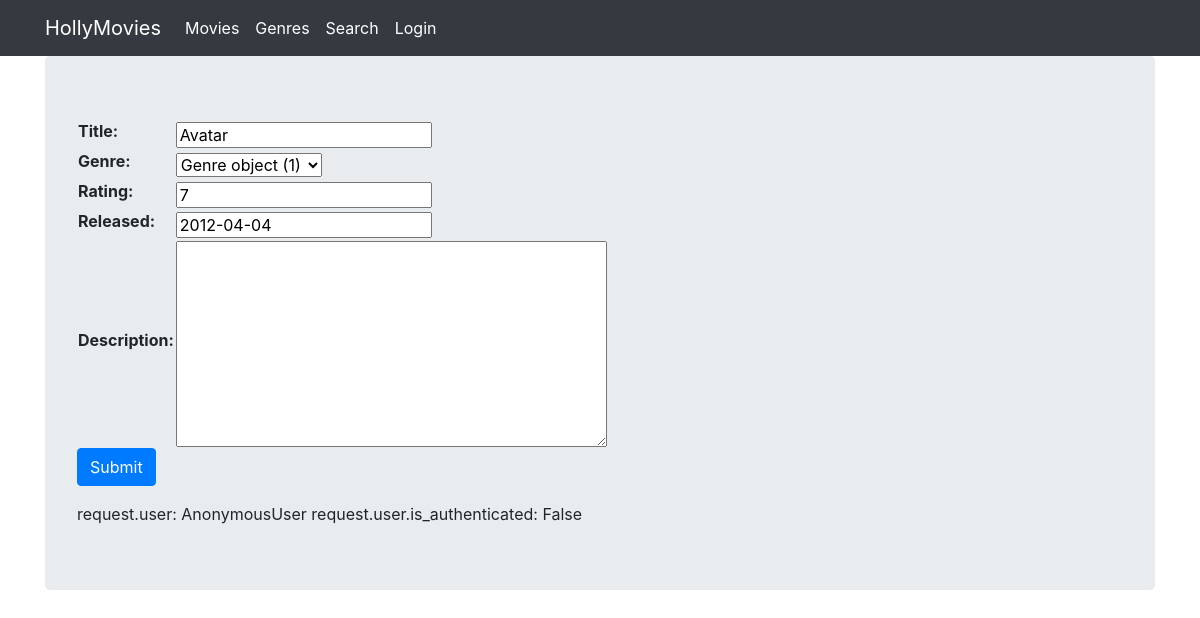
Page /movie/update/1 on the committed database.
### viewer/models.py (models this page shows)
class Movie(Model):
  title = CharField(max_length=128)
  genre = ForeignKey(Genre, on_delete=DO_NOTHING)
  rating = IntegerField()
  released = DateField()
  description = TextField(default="no description")
  created = DateTimeField(auto_now_add=True)

### viewer/views.py (the view, shortened to what this page needs)
# urls.py: path('movie/update/<pk>', MovieUpdateView.as_view(), name='movie_update'),
class MovieUpdateView(UpdateView):
  template_name = 'form.html'
  model = Movie
  form_class = MovieForm
  success_url = reverse_lazy('index')

### viewer/forms.py (shortened to what this page needs)
class MovieForm(ModelForm):
  class Meta:
    model = Movie
    fields = '__all__'

### viewer/templates/form.html (shortened to what this page needs)
{% extends "base.html" %}
{% block content %}
  <form method="post">
    <table>{{ form }}</table>
    <input type="submit" value="Submit" class="btn btn-primary">
  </form>
  request.user: {{ request.user }}
  request.user.is_authenticated: {{request.user.is_authenticated}}
{% endblock %}

### rows in the picture
Movie: title "Avatar", genre "Genre object (1)", rating "7", released "2012-04-04"

### other values in the picture
{{ request.user }} "AnonymousUser"
{{ request.user.is_authenticated }} "False"
